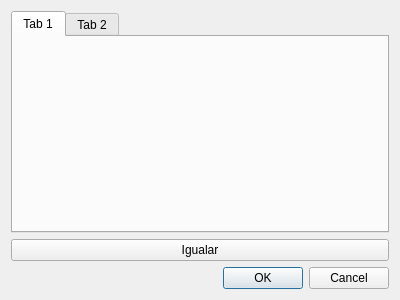
<?xml version="1.0" encoding="UTF-8"?>
<ui version="4.0">
 <class>DControlBolas</class>
 <widget class="QDialog" name="DControlBolas">
  <property name="geometry">
   <rect>
    <x>0</x>
    <y>0</y>
    <width>400</width>
    <height>300</height>
   </rect>
  </property>
  <property name="windowTitle">
   <string>Dialog</string>
  </property>
  <layout class="QVBoxLayout" name="verticalLayout_2">
   <item>
    <layout class="QVBoxLayout" name="verticalLayout">
     <item>
      <widget class="QTabWidget" name="tabBolas">
       <widget class="QWidget" name="tab">
        <attribute name="title">
         <string>Tab 1</string>
        </attribute>
       </widget>
       <widget class="QWidget" name="tab_2">
        <attribute name="title">
         <string>Tab 2</string>
        </attribute>
       </widget>
      </widget>
     </item>
     <item>
      <widget class="QPushButton" name="btnIgualar">
       <property name="text">
        <string>Igualar</string>
       </property>
      </widget>
     </item>
     <item>
      <widget class="QDialogButtonBox" name="buttonBox">
       <property name="orientation">
        <enum>Qt::Horizontal</enum>
       </property>
       <property name="standardButtons">
        <set>QDialogButtonBox::Cancel|QDialogButtonBox::Ok</set>
       </property>
      </widget>
     </item>
    </layout>
   </item>
  </layout>
 </widget>
 <resources/>
 <connections>
  <connection>
   <sender>buttonBox</sender>
   <signal>accepted()</signal>
   <receiver>DControlBolas</receiver>
   <slot>accept()</slot>
   <hints>
    <hint type="sourcelabel">
     <x>248</x>
     <y>254</y>
    </hint>
    <hint type="destinationlabel">
     <x>157</x>
     <y>274</y>
    </hint>
   </hints>
  </connection>
  <connection>
   <sender>buttonBox</sender>
   <signal>rejected()</signal>
   <receiver>DControlBolas</receiver>
   <slot>reject()</slot>
   <hints>
    <hint type="sourcelabel">
     <x>316</x>
     <y>260</y>
    </hint>
    <hint type="destinationlabel">
     <x>286</x>
     <y>274</y>
    </hint>
   </hints>
  </connection>
 </connections>
</ui>
